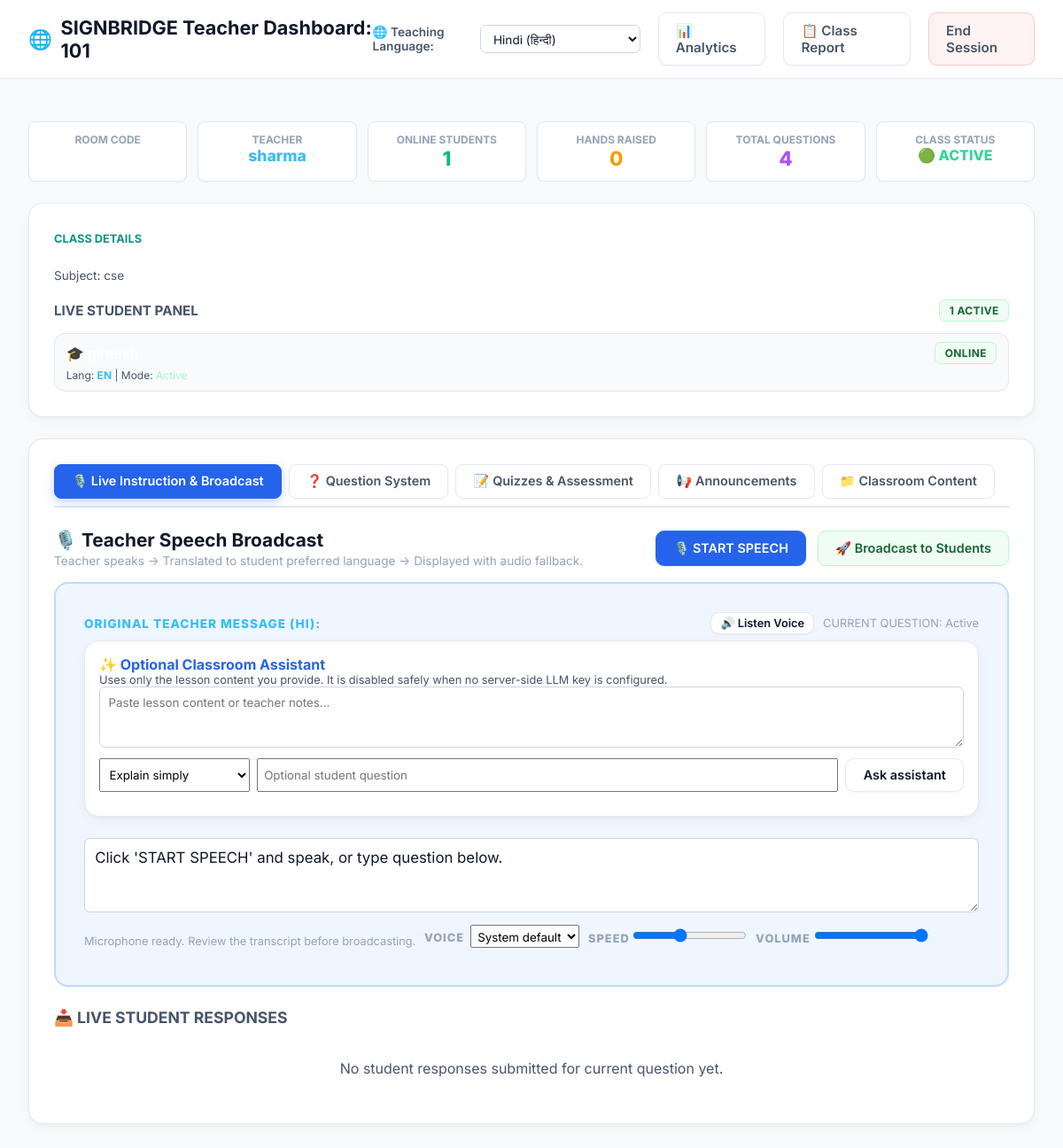
The page /teacher/SIGN-6074 on the database its author committed.
### tables this page shows
CREATE TABLE rooms (
                room_code TEXT PRIMARY KEY,
                teacher_name TEXT NOT NULL,
                room_name TEXT NOT NULL,
                subject TEXT NOT NULL,
                description TEXT,
                max_students INTEGER DEFAULT 30,
                password TEXT,
                created_at TEXT NOT NULL,
                status TEXT DEFAULT 'active'
            , source_language TEXT DEFAULT 'hi', target_language TEXT DEFAULT 'sat', offline_mode INTEGER DEFAULT 0);

CREATE TABLE room_members (
                id INTEGER PRIMARY KEY AUTOINCREMENT,
                room_code TEXT NOT NULL,
                student_name TEXT NOT NULL,
                status TEXT DEFAULT 'online',
                joined_at TEXT NOT NULL, preferred_language TEXT DEFAULT 'en',
                FOREIGN KEY (room_code) REFERENCES rooms (room_code)
            );

### app.py (the view)
@app.route('/teacher/<room_code>')
def teacher_dashboard_page(room_code):
    room = db.get_room(room_code)
    if not room:
        return redirect(url_for('index_page'))
    members = db.get_room_members(room_code)
    questions = db.get_questions_by_room(room_code)
    pending_requests = db.get_student_requests(room_code, status="pending")
    return render_template('teacher_dashboard.html', room=room, members=members, questions=questions, pending_requests=pending_requests)

### templates/teacher_dashboard.html (shortened to what this page needs)
<!DOCTYPE html>
<html lang="en">
<head>
    <link rel="stylesheet" href="{{ url_for('static', filename='css/classroom.css') }}">
</head>
<body>
    <nav class="navbar">
        <div class="nav-brand">
            <span>🌐</span>
            <span>SIGNBRIDGE Teacher Dashboard: {{ room.room_name }}</span>
        </div>
        <div class="nav-links">
            <div style="display: flex; align-items: center; gap: 0.4rem;">
                <label for="teacherLangSelect" style="color: var(--text-muted); font-size: 0.85rem; font-weight: 600;">🌐 Teaching Language:</label>
                <select id="teacherLangSelect" style="background: #ffffff; border: 1px solid #cbd5e1; color: var(--text-main); padding: 0.35rem 0.6rem; border-radius: 0.4rem; font-size: 0.85rem;" onchange="onTeacherLangChange()">
                    <option value="hi" {% if room.teacher_language == 'hi' %}selected{% endif %}>Hindi (हिन्दी)</option>
                </select>
            </div>
            <a href="/analytics/{{ room.room_code }}" class="btn btn-secondary">📊 Analytics</a>
            <a href="/report/{{ room.room_code }}" class="btn btn-secondary">📋 Class Report</a>
            <a href="/" class="btn btn-danger" onclick="return confirm('End session?')">End Session</a>
        </div>
    </nav>
    <div class="container" style="max-width: 1600px; margin-top: 1rem;">
        <div class="overview-bar">
            <div class="overview-card">
                <div style="font-size: 0.75rem; color: #94a3b8; font-weight: 700;">ROOM CODE</div>
                <div class="overview-val" style="color: #fff; letter-spacing: 1px;">{{ room.room_code }}</div>
            </div>
            <div class="overview-card">
                <div style="font-size: 0.75rem; color: #94a3b8; font-weight: 700;">TEACHER</div>
                <div class="overview-val" style="font-size: 1.1rem; color: #38bdf8;">{{ room.teacher_name }}</div>
            </div>
            <div class="overview-card">
                <div style="font-size: 0.75rem; color: #94a3b8; font-weight: 700;">ONLINE STUDENTS</div>
                <div class="overview-val" style="color: #10b981;" id="stat-online-count">{{ members|length }}</div>
            </div>
            <div class="overview-card">
                <div style="font-size: 0.75rem; color: #94a3b8; font-weight: 700;">HANDS RAISED</div>
                <div class="overview-val" style="color: #f59e0b;" id="stat-hand-raised-count">0</div>
            </div>
            <div class="overview-card">
                <div style="font-size: 0.75rem; color: #94a3b8; font-weight: 700;">TOTAL QUESTIONS</div>
                <div class="overview-val" style="color: #a855f7;" id="stat-questions-count">{{ questions|length }}</div>
            </div>
            <div class="overview-card">
                <div style="font-size: 0.75rem; color: #94a3b8; font-weight: 700;">CLASS STATUS</div>
                <div class="overview-val" style="font-size: 1rem; color: #34d399;">🟢 ACTIVE</div>
            </div>
        </div>
        <div class="dashboard-grid">
            <aside class="glass-card">
                <div style="margin-bottom: 1.2rem;">
                    <label style="font-size: 0.8rem; color: var(--secondary-color); font-weight: 700;">CLASS DETAILS</label>
                    <p style="font-weight: 700; color: #fff; margin-top: 0.3rem;">{{ room.room_name }}</p>
                    <p style="font-size: 0.85rem; color: var(--text-muted);">Subject: {{ room.subject }}</p>
                </div>
                <div>
                    <div style="display: flex; justify-content: space-between; align-items: center; margin-bottom: 0.8rem;">
                        <h4 style="font-size: 0.95rem; color: var(--text-muted);">LIVE STUDENT PANEL</h4>
                        <span class="badge badge-success" id="student-count-badge">{{ members|length }} Active</span>
                    </div>
                    <div class="timeline-list" id="student-list-container" style="max-height: 420px;">
                        {% for m in members %}
                        <div class="timeline-item" id="student-row-{{ m.student_name }}" style="padding: 0.6rem 0.8rem;">
                            <div style="display: flex; justify-content: space-between; align-items: center;">
                                <span style="font-weight: 600; color: #fff;">🎓 {{ m.student_name }}</span>
                                <span class="badge badge-{{ 'success' if m.status == 'online' else 'secondary' }}" id="status-tag-{{ m.student_name }}">{{ m.status|upper }}</span>
                            </div>
                            <div style="font-size: 0.75rem; color: var(--text-muted); margin-top: 0.3rem;" id="status-sub-{{ m.student_name }}">
                                Lang: <strong style="color:#38bdf8" id="lang-tag-{{ m.student_name }}">{{ (m.preferred_language or 'en')|upper }}</strong> | Mode: <span id="mode-{{ m.student_name }}" style="color:#a7f3d0">Active</span>
                            </div>
                        </div>
                        {% else %}
                        <p style="font-size: 0.85rem; color: var(--text-muted); text-align: center;" id="no-students-placeholder">Waiting for students to join...</p>
                        {% endfor %}
                    </div>
                </div>
            </aside>
            <main class="glass-card">
                <div class="tabs-nav">
                    <button class="tab-btn active" onclick="switchTab('tab-live', this)">🎙️ Live Instruction & Broadcast</button>
                    <button class="tab-btn" onclick="switchTab('tab-questions', this)">❓ Question System</button>
                    <button class="tab-btn" onclick="switchTab('tab-quiz', this)">📝 Quizzes & Assessment</button>
                    <button class="tab-btn" onclick="switchTab('tab-announcements', this)">📢 Announcements</button>
                    <button class="tab-btn" onclick="switchTab('tab-content', this)">📁 Classroom Content</button>
                </div>
                <div id="tab-live" class="tab-pane active">
                    <div style="display: flex; justify-content: space-between; align-items: center; margin-bottom: 1rem;">
                        <div>
                            <h3 style="font-size: 1.3rem; margin:0;">🎙️ Teacher Speech Broadcast</h3>
                            <p style="font-size: 0.85rem; color: #94a3b8; margin: 0.2rem 0 0 0;">Teacher speaks → Translated to student preferred language → Displayed with audio fallback.</p>
                        </div>
                        <div style="display: flex; gap: 0.8rem; align-items: center;">
                            <button id="btn-toggle-speech" class="btn btn-primary" onclick="toggleTeacherSpeech()">🎙️ START SPEECH</button>
                            <button class="btn btn-success" onclick="broadcastCurrentSpeech()">🚀 Broadcast to Students</button>
                        </div>
                    </div>
                    <div class="accessible-teacher-box" style="margin-bottom: 1.5rem;">
                        <div style="display: flex; justify-content: space-between; align-items: center; margin-bottom: 0.4rem;">
                            <label style="color: #38bdf8; margin: 0;">ORIGINAL TEACHER MESSAGE (<span id="active-teacher-lang-label">{{ (room.teacher_language or 'en')|upper }}</span>):</label>
                            <div style="display: flex; gap: 0.6rem; align-items: center;">
                                <button class="btn btn-secondary" onclick="listenTeacherLiveSpeech()" style="padding: 0.25rem 0.65rem; font-size: 0.8rem; display: inline-flex; align-items: center; gap: 0.3rem;">🔊 Listen Voice</button>
                                <span style="font-size: 0.8rem; color: #94a3b8;" id="active-question-id-tag">CURRENT QUESTION: Active</span>
                            </div>
                        </div>
                        <div class="glass-card" style="padding:1rem; margin-bottom:1.5rem;" aria-labelledby="assistant-heading">
                            <h4 id="assistant-heading" style="color:var(--primary-color); margin-top:0;">✨ Optional Classroom Assistant</h4>
                            <p style="font-size:0.8rem; color:var(--text-muted);">Uses only the lesson content you provide. It is disabled safely when no server-side LLM key is configured.</p>
                            <textarea id="assistant-lesson-content" rows="3" placeholder="Paste lesson content or teacher notes..." style="width:100%; padding:0.6rem; border:1px solid #cbd5e1; border-radius:0.4rem;"></textarea>
                            <div style="display:flex; gap:0.5rem; margin-top:0.5rem; flex-wrap:wrap;">
                                <select id="assistant-action" style="padding:0.4rem;">
                                    <option value="explain">Explain simply</option>
                                </select>
                                <input id="assistant-question" placeholder="Optional student question" style="flex:1; min-width:180px; padding:0.4rem;">
                                <button class="btn btn-secondary" onclick="runClassroomAssistant()">Ask assistant</button>
                            </div>
                        </div>
                        <textarea id="teacher-live-transcript" aria-label="Editable original teacher transcript" rows="3" style="width:100%; padding:0.7rem; background:#fff; color:#0f172a; border:1px solid #cbd5e1; border-radius:0.4rem; font-size:1.05rem;">Click 'START SPEECH' and speak, or type question below.</textarea>
                        <div style="display:flex; gap:0.6rem; align-items:center; margin-top:0.6rem; flex-wrap:wrap;">
                            <span id="teacher-mic-status" role="status" style="font-size:0.8rem; color:#94a3b8;">Microphone ready. Review the transcript before broadcasting.</span>
                            <label style="font-size:0.8rem; color:#94a3b8;">Voice
                                <select id="teacher-voice-select" style="margin-left:0.2rem; padding:0.2rem;"><option value="">System default</option></select>
                            </label>
                            <label style="font-size:0.8rem; color:#94a3b8;">Speed <input id="teacher-speech-rate" type="range" min="0.5" max="1.5" step="0.1" value="0.9"></label>
                            <label style="font-size:0.8rem; color:#94a3b8;">Volume <input id="teacher-speech-volume" type="range" min="0" max="1" step="0.1" value="1"></label>
                        </div>
                    </div>
                    <h4 style="font-size: 1.1rem; color: var(--text-muted); margin-bottom: 0.8rem;">📥 LIVE STUDENT RESPONSES</h4>
                    <div class="timeline-list" id="live-responses-container" style="max-height: 380px;">
                        <div id="no-responses-placeholder" style="text-align: center; color: var(--text-muted); padding: 1.5rem;">
                            No student responses submitted for current question yet.
                        </div>
                    </div>
                </div>
            </main>
        </div>
    </div>
</body>
</html>

### rows shown on the page
rooms: room_name "101", source_language "Hindi (हिन्दी)", teacher_name "sharma", subject "cse", source_language "HI"
room_members: status "ONLINE", preferred_language "EN"

### other values the page prints
{{ members|length }} "1"
{{ questions|length }} "4"
